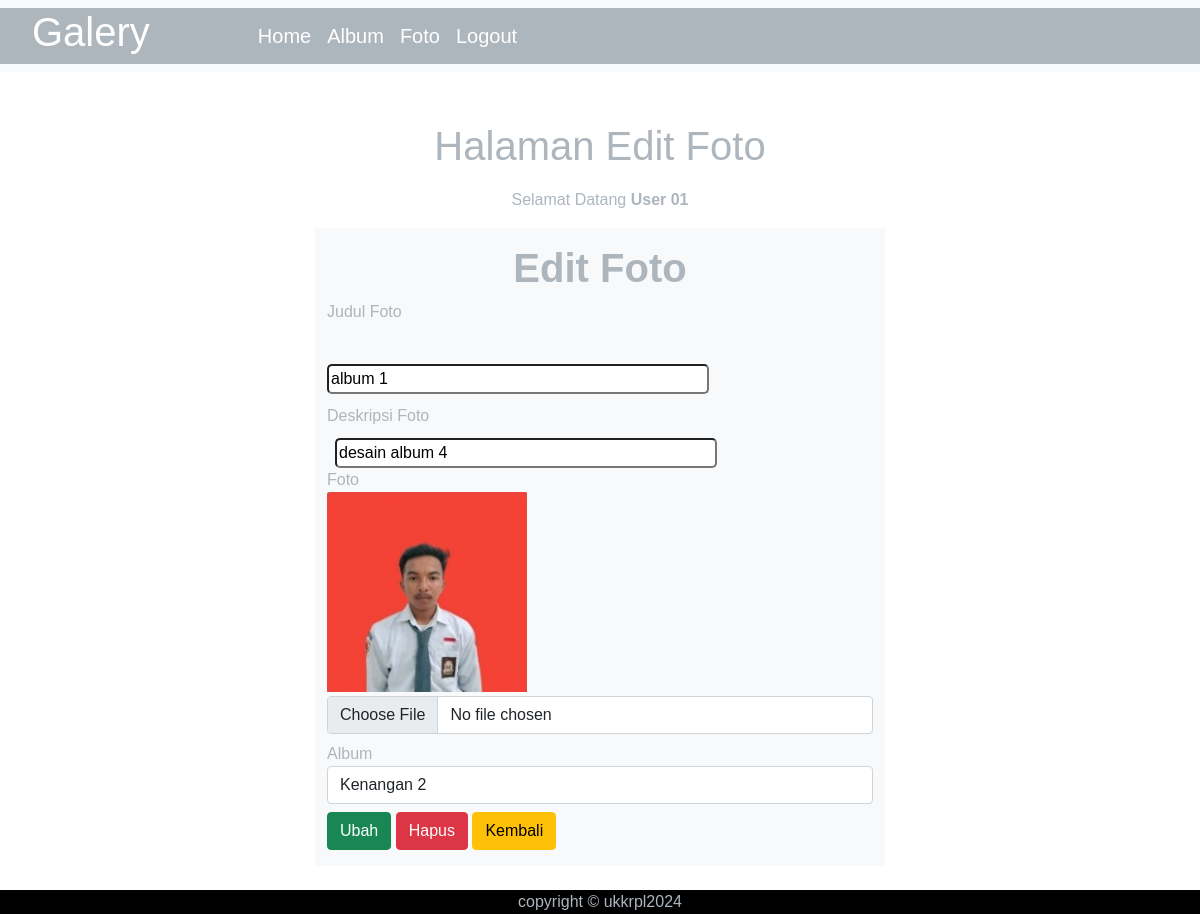
The page /gallery/edit_foto.php?fotoid=6 (signed in) on the database its author committed.
### tables this page shows
CREATE TABLE `foto` (
  `fotoid` int(11) NOT NULL,
  `judulfoto` varchar(255) NOT NULL,
  `deskripsifoto` text NOT NULL,
  `tanggalunggah` date NOT NULL,
  `lokasifile` varchar(255) NOT NULL,
  `albumid` int(11) NOT NULL,
  `userid` int(11) NOT NULL
);

### gallery/edit_foto.php (the view, shortened to what this page needs)
<!DOCTYPE html>
<html lang="en">
<head>
    <link href="https://cdn.jsdelivr.net/npm/bootstrap@5.0.2/dist/css/bootstrap.min.css" rel="stylesheet">
</head>
<body>
<nav class="navbar navbar-expand-lg navbar-light bg-light">
  <div class="container-fluid" style="background-color:  #adb5bd;">
    <h1 style="color: white; padding-left: 20px; padding-right: 100px;">Galery</h1>
    <div class="collapse navbar-collapse" id="navbarSupportedContent">
      <ul class="navbar-nav me-auto mb-2 mb-lg-0">
        <li class="nav-item">
          <a class="nav-link active" aria-current="page" href="home.php" style="color: white; font-size: 20px;">Home</a>
        </li>
        <li class="nav-item">
          <a class="nav-link" href="album.php" style="color: white; font-size: 20px;">Album</a>
        </li>
        <li class="nav-item">
          <a class="nav-link" href="foto.php" style="color: white; font-size: 20px;">Foto</a>
        </li>
        <li class="nav-item">
          <a class="nav-link" href="logout.php" style="color: white; font-size: 20px;">Logout</a>
        </li>
      </ul>
    </div>
  </div>
</nav>
    <h1 style="padding-top: 50px; text-align: center;">Halaman Edit Foto</h1>
    <p style="padding-top: 10px; text-align: center;">Selamat Datang <b><?= $_SESSION['namalengkap'] ?></b></p>
    <form action="update_foto.php" method="post" enctype="multipart/form-data">
        <?php
            include "koneksi.php";
            $fotoid = $_GET['fotoid'];
            $sql = mysqli_query($conn,"select * from foto where fotoid='$fotoid'");
            while($data = mysqli_fetch_array($sql)) {
        ?>
    <div class="container container-margin mb-5">
        <div class="row justify-content-center">
            <div class="col-xl-6 col-lg-6 col-md-9 bg-light py-3">
                <h5 class="display-6 fw-bold text-center">Edit Foto</h5>
                <form action="update_foto.php" method="post" enctype="multipart/form-data">
                <?php
                    $fotoid = $_GET['fotoid'];
                    $sql = mysqli_query($conn, "SELECT * FROM foto WHERE fotoid='$fotoid'");
                    while($data = mysqli_fetch_array($sql)) {
                ?>
                    <label for="judulfoto">Judul Foto</label>
                    <div class="edit_foto/judul-foto" style="padding-bottom: 10px; padding-top: 40px;">
                <input type="text" name="judulfoto" id="judulfoto"  value="<?= $data['judulfoto'] ?>" style="width: 70%; border-radius: 5px;">
              </div>
                    <label for="deskripsifoto">Deskripsi Foto</label>
                    <div class="edit_foto/deskripsi-foto" style="padding-top: 10px;">
                <input type="text" name="deskripsifoto" id="deskripsifoto" value="<?= $data['deskripsifoto'] ?>" style="width: 70%; border-radius: 5px; margin-left: 8px;">
              </div>
                    <label for="lokasifile" style="display: block;">Foto</label>
                    <img src="gambar/<?= $data['lokasifile'] ?>" alt="<?= $data['judulfoto'] ?>" id="judulfoto" width="200px" class="mb-1">
                    <input type="file" class="form-control mb-2" id="lokasifile" name="lokasifile" placeholder="klik dan ketik disini..." >
                    <label for="albumid">Album</label>
                    <select name="albumid" id="albumid" class="form-control mb-2">
                    <?php
                        $userid = $_SESSION['userid'];
                        $sql2 = mysqli_query($conn, "SELECT * FROM album WHERE userid='$userid'");
                        while($data2 = mysqli_fetch_array($sql2)) {
                    ?>
                        <option value="<?= $data2['albumid'] ?>"<?php if($data2['albumid'] == $data['albumid']){echo 'selected';} ?>><?= $data2['namaalbum'] ?></option>
                    <?php
                        }
                    ?>
                    </select>
                    <input type="submit" value="Ubah" class="btn btn-success">
                    <button type="reset" class="btn btn-danger">Hapus</button>
                    <a href="foto.php" class="btn btn-warning">Kembali</a>
                <?php
                    }
                ?>
                </form>
            </div>
        </div>
    </div>
        <?php
            }
        ?>
    </form>
    <div class="container-fluid fixed-bottom" style="background-color: black; text-align: center;">copyright &copy; ukkrpl2024</div>
</body>
</html>

### gallery/edit_foto.php (style rules this page uses)
body { background-color: white; font-family: arial; color: #adb5bd; }

### rows shown on the page
foto: judulfoto "album 1", deskripsifoto "desain album 4", lokasifile (picture)

### other values the page prints
$_SESSION['namalengkap'] "User 01"
form field albumid "Kenangan 2"
